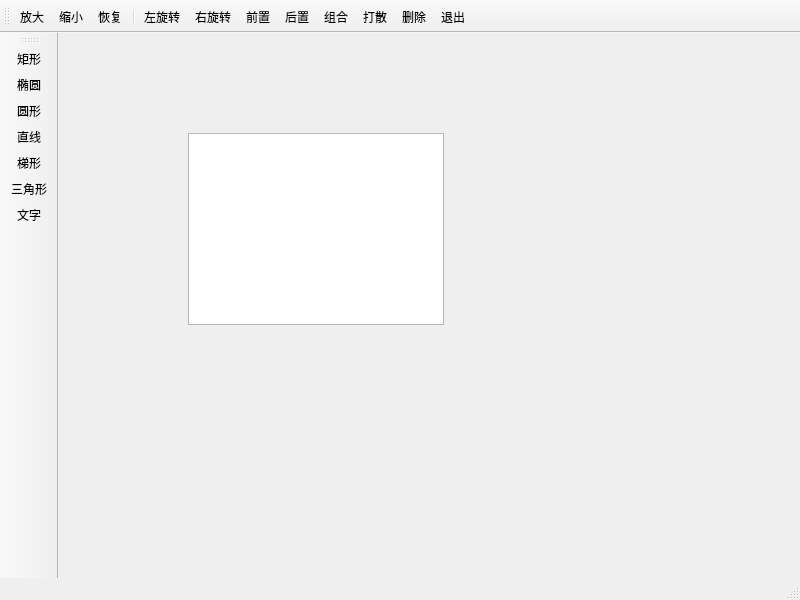
<?xml version="1.0" encoding="UTF-8"?>
<ui version="4.0">
 <class>MainWindow</class>
 <widget class="QMainWindow" name="MainWindow">
  <property name="geometry">
   <rect>
    <x>0</x>
    <y>0</y>
    <width>800</width>
    <height>600</height>
   </rect>
  </property>
  <property name="windowTitle">
   <string>绘图软件</string>
  </property>
  <widget class="QWidget" name="centralwidget">
   <widget class="MyGraphicsView" name="gView">
    <property name="geometry">
     <rect>
      <x>130</x>
      <y>100</y>
      <width>256</width>
      <height>192</height>
     </rect>
    </property>
   </widget>
  </widget>
  <widget class="QStatusBar" name="statusbar"/>
  <widget class="QToolBar" name="mainToolBar">
   <property name="windowTitle">
    <string>绘图软件</string>
   </property>
   <property name="toolButtonStyle">
    <enum>Qt::ToolButtonTextUnderIcon</enum>
   </property>
   <attribute name="toolBarArea">
    <enum>TopToolBarArea</enum>
   </attribute>
   <attribute name="toolBarBreak">
    <bool>false</bool>
   </attribute>
   <addaction name="actZoomIn"/>
   <addaction name="actZoomOut"/>
   <addaction name="actRestore"/>
   <addaction name="separator"/>
   <addaction name="actRotateLeft"/>
   <addaction name="actRotateRight"/>
   <addaction name="actEdit_Front"/>
   <addaction name="actEdit_Back"/>
   <addaction name="actGroup"/>
   <addaction name="actGroupBreak"/>
   <addaction name="actEdit_Delete"/>
   <addaction name="actQuit"/>
  </widget>
  <widget class="QToolBar" name="toolBar">
   <property name="windowTitle">
    <string>toolBar</string>
   </property>
   <property name="toolButtonStyle">
    <enum>Qt::ToolButtonTextUnderIcon</enum>
   </property>
   <attribute name="toolBarArea">
    <enum>LeftToolBarArea</enum>
   </attribute>
   <attribute name="toolBarBreak">
    <bool>false</bool>
   </attribute>
   <addaction name="actItem_Rect"/>
   <addaction name="actItem_Ellipse"/>
   <addaction name="actItem_Circle"/>
   <addaction name="actItem_Line"/>
   <addaction name="actItem_Polygon"/>
   <addaction name="actItem_Triangle"/>
   <addaction name="actItem_Text"/>
  </widget>
  <action name="actItem_Rect">
   <property name="icon">
    <iconset resource="res.qrc">
     <normaloff>:/images/images/RECTANGL.BMP</normaloff>:/images/images/RECTANGL.BMP</iconset>
   </property>
   <property name="text">
    <string>矩形</string>
   </property>
   <property name="toolTip">
    <string>添加矩形</string>
   </property>
  </action>
  <action name="actItem_Ellipse">
   <property name="icon">
    <iconset resource="res.qrc">
     <normaloff>:/images/images/ELLIPSE.BMP</normaloff>:/images/images/ELLIPSE.BMP</iconset>
   </property>
   <property name="text">
    <string>椭圆</string>
   </property>
   <property name="toolTip">
    <string>添加椭圆型</string>
   </property>
  </action>
  <action name="actItem_Line">
   <property name="icon">
    <iconset resource="res.qrc">
     <normaloff>:/images/images/LINE.BMP</normaloff>:/images/images/LINE.BMP</iconset>
   </property>
   <property name="text">
    <string>直线</string>
   </property>
   <property name="toolTip">
    <string>添加直线</string>
   </property>
  </action>
  <action name="actEdit_Delete">
   <property name="icon">
    <iconset resource="res.qrc">
     <normaloff>:/images/images/108.bmp</normaloff>:/images/images/108.bmp</iconset>
   </property>
   <property name="text">
    <string>删除</string>
   </property>
   <property name="toolTip">
    <string>删除选中的图元</string>
   </property>
  </action>
  <action name="actQuit">
   <property name="icon">
    <iconset resource="res.qrc">
     <normaloff>:/images/images/132.bmp</normaloff>:/images/images/132.bmp</iconset>
   </property>
   <property name="text">
    <string>退出</string>
   </property>
   <property name="toolTip">
    <string>退出本系统</string>
   </property>
  </action>
  <action name="actItem_Text">
   <property name="icon">
    <iconset resource="res.qrc">
     <normaloff>:/images/images/800.bmp</normaloff>:/images/images/800.bmp</iconset>
   </property>
   <property name="text">
    <string>文字</string>
   </property>
   <property name="toolTip">
    <string>添加文字</string>
   </property>
  </action>
  <action name="actEdit_Front">
   <property name="icon">
    <iconset resource="res.qrc">
     <normaloff>:/images/images/528.bmp</normaloff>:/images/images/528.bmp</iconset>
   </property>
   <property name="text">
    <string>前置</string>
   </property>
   <property name="toolTip">
    <string>居于最前面</string>
   </property>
  </action>
  <action name="actEdit_Back">
   <property name="icon">
    <iconset resource="res.qrc">
     <normaloff>:/images/images/526.bmp</normaloff>:/images/images/526.bmp</iconset>
   </property>
   <property name="text">
    <string>后置</string>
   </property>
   <property name="toolTip">
    <string>居于最后面</string>
   </property>
  </action>
  <action name="actItem_Polygon">
   <property name="icon">
    <iconset resource="res.qrc">
     <normaloff>:/images/images/FREEFORM.BMP</normaloff>:/images/images/FREEFORM.BMP</iconset>
   </property>
   <property name="text">
    <string>梯形</string>
   </property>
   <property name="toolTip">
    <string>添加梯形</string>
   </property>
  </action>
  <action name="actZoomIn">
   <property name="icon">
    <iconset resource="res.qrc">
     <normaloff>:/images/images/zoomin.png</normaloff>:/images/images/zoomin.png</iconset>
   </property>
   <property name="text">
    <string>放大</string>
   </property>
   <property name="toolTip">
    <string>放大</string>
   </property>
  </action>
  <action name="actZoomOut">
   <property name="icon">
    <iconset resource="res.qrc">
     <normaloff>:/images/images/zoomout.png</normaloff>:/images/images/zoomout.png</iconset>
   </property>
   <property name="text">
    <string>缩小</string>
   </property>
   <property name="toolTip">
    <string>缩小</string>
   </property>
  </action>
  <action name="actRotateLeft">
   <property name="icon">
    <iconset resource="res.qrc">
     <normaloff>:/images/images/rotateleft.png</normaloff>:/images/images/rotateleft.png</iconset>
   </property>
   <property name="text">
    <string>左旋转</string>
   </property>
   <property name="toolTip">
    <string>左旋转</string>
   </property>
  </action>
  <action name="actRotateRight">
   <property name="icon">
    <iconset resource="res.qrc">
     <normaloff>:/images/images/rotateright.png</normaloff>:/images/images/rotateright.png</iconset>
   </property>
   <property name="text">
    <string>右旋转</string>
   </property>
   <property name="toolTip">
    <string>右旋转</string>
   </property>
  </action>
  <action name="actRestore">
   <property name="icon">
    <iconset resource="res.qrc">
     <normaloff>:/images/images/420.bmp</normaloff>:/images/images/420.bmp</iconset>
   </property>
   <property name="text">
    <string>恢复</string>
   </property>
   <property name="toolTip">
    <string>恢复大小</string>
   </property>
  </action>
  <action name="actGroup">
   <property name="icon">
    <iconset resource="res.qrc">
     <normaloff>:/images/images/UNGROUP.BMP</normaloff>:/images/images/UNGROUP.BMP</iconset>
   </property>
   <property name="text">
    <string>组合</string>
   </property>
   <property name="toolTip">
    <string>组合</string>
   </property>
  </action>
  <action name="actGroupBreak">
   <property name="icon">
    <iconset resource="res.qrc">
     <normaloff>:/images/images/128.bmp</normaloff>:/images/images/128.bmp</iconset>
   </property>
   <property name="text">
    <string>打散</string>
   </property>
   <property name="toolTip">
    <string>取消组合</string>
   </property>
  </action>
  <action name="actItem_Circle">
   <property name="icon">
    <iconset resource="res.qrc">
     <normaloff>:/images/images/08.JPG</normaloff>:/images/images/08.JPG</iconset>
   </property>
   <property name="text">
    <string>圆形</string>
   </property>
   <property name="toolTip">
    <string>圆形</string>
   </property>
  </action>
  <action name="actItem_Triangle">
   <property name="icon">
    <iconset resource="res.qrc">
     <normaloff>:/images/images/Icon1242.ico</normaloff>:/images/images/Icon1242.ico</iconset>
   </property>
   <property name="text">
    <string>三角形</string>
   </property>
   <property name="toolTip">
    <string>三角形</string>
   </property>
  </action>
 </widget>
 <customwidgets>
  <customwidget>
   <class>MyGraphicsView</class>
   <extends>QGraphicsView</extends>
   <header>mygraphicsview.h</header>
  </customwidget>
 </customwidgets>
 <resources>
  <include location="res.qrc"/>
 </resources>
 <connections>
  <connection>
   <sender>actQuit</sender>
   <signal>triggered()</signal>
   <receiver>MainWindow</receiver>
   <slot>close()</slot>
   <hints>
    <hint type="sourcelabel">
     <x>-1</x>
     <y>-1</y>
    </hint>
    <hint type="destinationlabel">
     <x>399</x>
     <y>299</y>
    </hint>
   </hints>
  </connection>
 </connections>
</ui>
